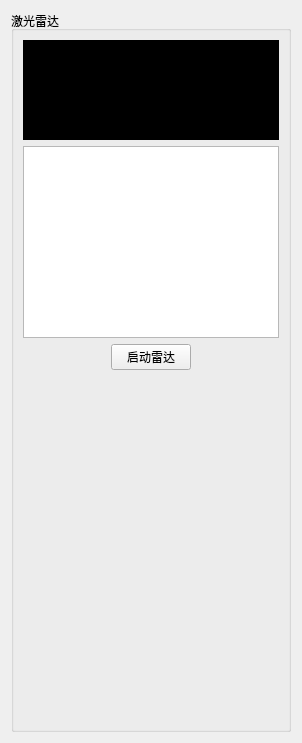
        <widget class="QWidget" name="tab_2">
         <attribute name="title">
          <string>快捷指令</string>
         </attribute>
         <layout class="QVBoxLayout" name="verticalLayout_50">
          <item>
           <widget class="QGroupBox" name="groupBox_2">
            <property name="title">
             <string>激光雷达</string>
            </property>
            <layout class="QVBoxLayout" name="verticalLayout_51">
             <item>
              <widget class="QTextEdit" name="textEdit_quick_output">
               <property name="maximumSize">
                <size>
                 <width>16777215</width>
                 <height>100</height>
                </size>
               </property>
               <property name="styleSheet">
                <string notr="true">background:rgb(0, 0, 0)
</string>
               </property>
              </widget>
             </item>
             <item>
              <widget class="QTextEdit" name="textEdit_laser_cmd"/>
             </item>
             <item>
              <layout class="QHBoxLayout" name="horizontalLayout_35">
               <item>
                <spacer name="horizontalSpacer_13">
                 <property name="orientation">
                  <enum>Qt::Horizontal</enum>
                 </property>
                 <property name="sizeHint" stdset="0">
                  <size>
                   <width>40</width>
                   <height>20</height>
                  </size>
                 </property>
                </spacer>
               </item>
               <item>
                <widget class="QPushButton" name="laser_btn">
                 <property name="text">
                  <string>启动雷达</string>
                 </property>
                </widget>
               </item>
               <item>
                <spacer name="horizontalSpacer_22">
                 <property name="orientation">
                  <enum>Qt::Horizontal</enum>
                 </property>
                 <property name="sizeHint" stdset="0">
                  <size>
                   <width>40</width>
                   <height>20</height>
                  </size>
                 </property>
                </spacer>
               </item>
              </layout>
             </item>
             <item>
              <spacer name="verticalSpacer_4">
               <property name="orientation">
                <enum>Qt::Vertical</enum>
               </property>
               <property name="sizeHint" stdset="0">
                <size>
                 <width>20</width>
                 <height>350</height>
                </size>
               </property>
              </spacer>
             </item>
            </layout>
           </widget>
          </item>
         </layout>
        </widget>
